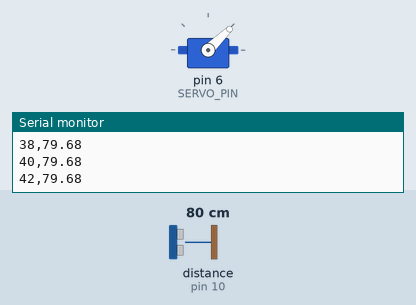
Bench run of a program on a simulated Arduino Uno, built with avr-gcc and run on an emulated ATmega328P. On the bench: servo, the last lines printed to the serial monitor. Wiring (inferred from the names in the program): ultrasonic range finder: trigger pin 9; echo pin 10. The test bench sets the inputs (shaded band); at power-on: distance to the obstacle (sensor on pin 10) 80 cm. The echo pulse lasts 58.3 µs per cm.

Above: at 2.38 s.
2.4 s: distance to the obstacle (sensor on pin 10) set to 2 cm
At 2.79 s:
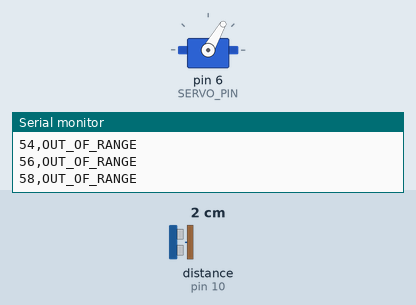
5.4 s: distance to the obstacle (sensor on pin 10) set to 120 cm
At 5.56 s:
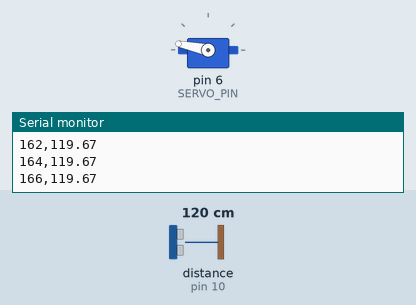
8.4 s: distance to the obstacle (sensor on pin 10) set to 250 cm
At 8.42 s:
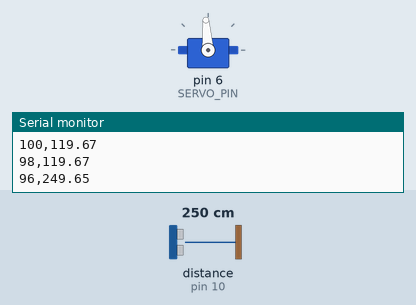
Timing chart, 0 to 17.4 s (numbered marks = the images above; inputs shaded):
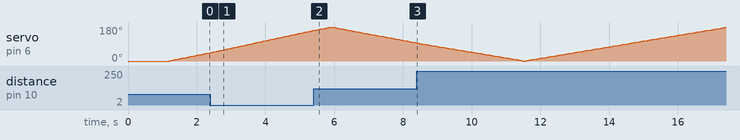

The program:

main.cpp
```cpp
#include <Arduino.h>
#include <Servo.h>

// Pin definitions - modify these based on your wiring
#define SERVO_PIN 6        // PWM pin for servo
#define TRIG_PIN 9         // Trigger pin for ultrasonic sensor
#define ECHO_PIN 10         // Echo pin for ultrasonic sensor

// Create servo object
Servo radarServo;

// Configuration constants
const int ANGLE_STEP = 2;           // Degrees to move each step (1-5 recommended)
const int DELAY_TIME = 50;          // Delay between measurements (ms)
const int MIN_ANGLE = 0;            // Minimum servo angle
const int MAX_ANGLE = 180;          // Maximum servo angle
const unsigned long ECHO_TIMEOUT = 30000; // Ultrasonic timeout (microseconds)

// Variables for servo control
int currentAngle = MIN_ANGLE;       // Current servo position
int servoDirection = 1;             // 1 for counterclockwise, -1 for clockwise

// Variables for ultrasonic sensor
long duration;
float distance;

// Function declarations
float measureDistance();
void printSerialHeader();
void updateServoPosition();

void setup() {
  // Initialize serial communication
  Serial.begin(9600);
  while (!Serial) {
    ; // Wait for serial port to connect (needed for some boards)
  }

  // Initialize servo
  radarServo.attach(SERVO_PIN);
  radarServo.write(MIN_ANGLE); // Start at minimum angle

  // Initialize ultrasonic sensor pins
  pinMode(TRIG_PIN, OUTPUT);
  pinMode(ECHO_PIN, INPUT);

  // Ensure trigger pin starts LOW
  digitalWrite(TRIG_PIN, LOW);

  // Wait for servo to reach initial position
  delay(1000);

  // Print startup information
  printSerialHeader();
}

void loop() {
  // Move servo to current angle
  radarServo.write(currentAngle);
  delay(DELAY_TIME); // Wait for servo to reach position and stabilize

  // Take ultrasonic measurement
  distance = measureDistance();

  // Output to serial in CSV format: Angle, Distance
  Serial.print(currentAngle);
  Serial.print(",");

  if (distance < 0) {
    Serial.println("OUT_OF_RANGE");
  } else {
    Serial.print(distance, 2); // 2 decimal places
    Serial.println();
  }

  // Update servo position for next iteration
  updateServoPosition();
}

float measureDistance() {
  // Ensure trigger pin is LOW
  digitalWrite(TRIG_PIN, LOW);
  delayMicroseconds(2);

  // Send a 10 microsecond HIGH pulse to trigger pin
  digitalWrite(TRIG_PIN, HIGH);
  delayMicroseconds(10);
  digitalWrite(TRIG_PIN, LOW);

  // Read the echo pin and measure duration
  duration = pulseIn(ECHO_PIN, HIGH, ECHO_TIMEOUT);

  // Check for timeout (no echo received)
  if (duration == 0) {
    return -1.0; // Indicate no echo/out of range
  }

  // Calculate distance in centimeters
  // Speed of sound ≈ 343 m/s = 0.0343 cm/microsecond
  // Distance = (duration * speed_of_sound) / 2 (divide by 2 for round trip)
  float calculatedDistance = (duration * 0.0343) / 2.0;

  // Basic range validation (HC-SR04 typical range: 2cm - 400cm)
  if (calculatedDistance < 2.0 || calculatedDistance > 400.0) {
    return -1.0; // Out of sensor range
  }

  return calculatedDistance;
}

void updateServoPosition() {
  // Calculate next angle
  int nextAngle = currentAngle + (ANGLE_STEP * servoDirection);

  // Check boundaries and reverse direction if needed
  if (nextAngle >= MAX_ANGLE) {
    currentAngle = MAX_ANGLE;
    servoDirection = -1; // Change to clockwise
    Serial.println("# Direction: Clockwise");
  }
  else if (nextAngle <= MIN_ANGLE) {
    currentAngle = MIN_ANGLE;
    servoDirection = 1; // Change to counterclockwise
    Serial.println("# Direction: Counterclockwise");
  }
  else {
    currentAngle = nextAngle;
  }
}

void printSerialHeader() {
  Serial.println("# Arduino Ultrasonic Radar System");
  Serial.println("# PlatformIO Version");
  Serial.print("# Servo Range: ");
  Serial.print(MIN_ANGLE);
  Serial.print("° to ");
  Serial.print(MAX_ANGLE);
  Serial.println("°");
  Serial.print("# Step Size: ");
  Serial.print(ANGLE_STEP);
  Serial.println("°");
  Serial.print("# Delay: ");
  Serial.print(DELAY_TIME);
  Serial.println("ms");
  Serial.println("# Format: Angle,Distance_cm");
  Serial.println("# ========================");
  Serial.println("# Direction: Counterclockwise");
}
```
